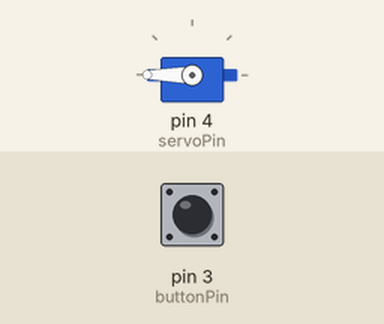
A sketch run on a simulated Arduino Uno, built with avr-gcc and run on an emulated ATmega328P. Parts: servo. The inputs (shaded band) are chosen by the test bench; at power-on: pin 3 (buttonPin) HIGH.

Above: at 1.2 s.
1.3 s: pin 3 (buttonPin) pulled LOW for 0.15 s
At 1.37 s:
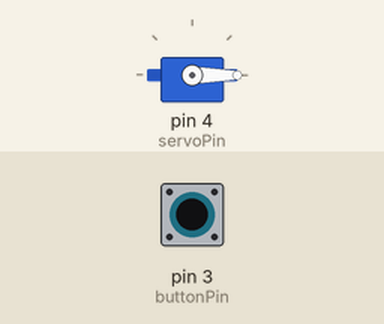
2.9 s: pin 3 (buttonPin) pulled LOW for 3.2 s
At 7.1 s:
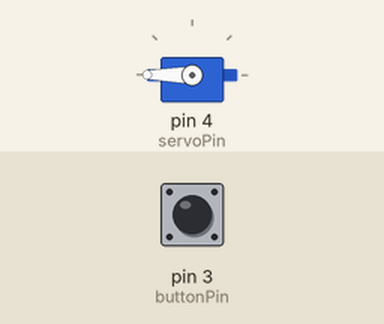
Timing chart, 0 to 8.6 s (numbered marks = the images above; inputs shaded):
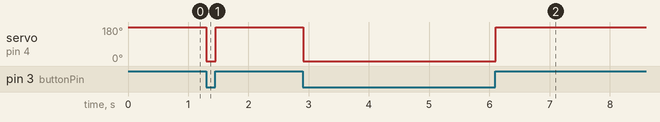

Measured:
- after the input at 1.3 s, servo on pin 4 (servoPin): 180° → 0° at once, → 180° 0.15 s later
- after the input at 2.9 s, servo on pin 4 (servoPin): 180° → 0° at once, → 180° 3.2 s later

The sketch:

3.1.ino
```cpp
#include <Servo.h>

const int buttonPin = 3;
const int servoPin  = 4;

Servo myServo;

void setup() {
  pinMode(buttonPin, INPUT_PULLUP);
  myServo.attach(servoPin);
}

void loop() {
  int buttonState = digitalRead(buttonPin);

  if (buttonState == LOW) {
    // Кнопка нажата
    myServo.write(0);      // Поворот в одну сторону
  } else {
    // Кнопка отпущена
    myServo.write(180);    // Поворот в другую сторону
  }

  delay(10); // небольшая стабилизация
}
```
